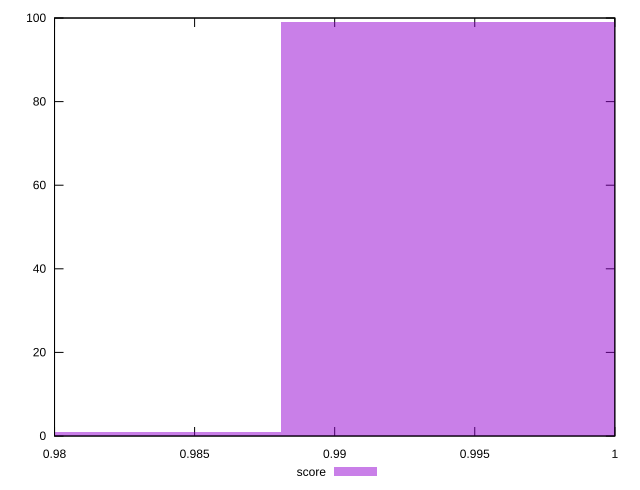

Here is the gnuplot script that generated this plot:
reset

$score <<EOF
0.9820128592923364 1
0.9941364748391553 99
EOF

set key outside below
set boxwidth 0.012123615546818968
set xrange [0.98:1]
set yrange [0:100]
set trange [0:100]
set style fill transparent solid 0.5 noborder
set terminal svg size 640, 490 enhanced background rgb 'white'
set output "report_00018_2021-02-10T15-25-16.877Z/speed-index/samples/pages+cached+noadtech/score/histogram.svg"

plot $score title "score" with boxes

reset
